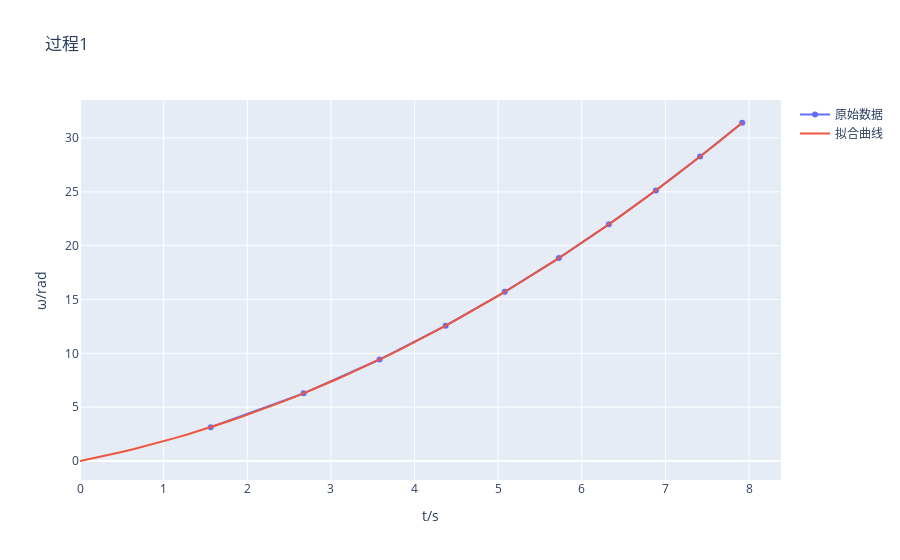

Source (notebook cell):
### Markdown cell above
空盘
1.463 2.473 3.304 4.018 4.663 5.247 5.793 6.300 6.782 7.235
7.679 8.123 8.573 9.024 9.482 9.940 10.406 10.871 11.345 11.820


1.448 2.458 3.279 3.992 4.628 5.210 5.748 6.252 6.77 7.178
7.614 8.054 8.496 8.942 9.390 9.842 10.296 10.754 11.215 11.680


1.493 2.515 3.343 4.059 4.697 5.281 5.820 6.325 6.801 7.253
7.689 8.127 8.568 9.012 9.459 9.909 10.362 10.818 11.277 11.740

环
1.660 2.347 3.819 4.665 5.422 6.115 6.756 7.358 7.904 8.463
8.983 9.506 10.032 10.563 11.096 11.634 12.175 12.720 13.269 13.822

1.672 2.862 3.836 4.684 5.441 6.135 6.777 7.378 7.945 8.484
9.004 9.528 10.054 10.585 11.119 11.657 12.199 12.745 13.294 13.849

1.655 2.838 3.109 4.654 5.411 6.103 6.744 7.345 7.911 8.450
8.969 9.492 10.017 10.547 11.108 11.618 12.158 12.703 13.252 13.806

40
1.421 2.439 3.275 4.003 4.655 5.252 5.805 6.324 6.812 7.277
7.726 8.177 8.631 9.089 9.549 10.014 10.481 10.932 11.426 11.904

1.408 2.422 3.255 3.981 4.632 5.228 5.779 6.297 6.785 7.249
7.697 8.148 8.601 9.058 9.518 9.898 10.919 11.393 11.872

1.473 2.509 3.355 4.089 4.746 5.346 5.902 6.423 6.913.7.319
7.829 8.282 8.738 9.197 9.659 10.126 10.,595 11.068 11.546 12.028

80
1.563 2.674 3.582 4.372 5.079 5.726 6.324 6.886 7.415 7.918
8.404 8.892 9.383 9.878 10.376 10.879 11.385 11.895 12.409 12.928

1.514 2.601 3.508 4.292 4.995 5.639 6.235 6.795 7.322 7.823
8.308 8.795 9.286 9.737 10.278 10.780
11.284 11.794 12.30 12.825

1.505 2.595 3.492 4.275 4.977 5.621 6.216 6.775 7.302 7.804
8.288 8.775 9.264 9.758 10.255 10.756 11.260 11.769 12.281 12.799

120
1.756 3.000 4.017 4.901 5.691 6.414 7.083.7.711 8.301 8.863
9.405 9.950 10.499 11.052 11.609 12.170 12.735 13.505 13.879 14.459

1.752 2.994 4.010.4.893 5.683 6.406 7.075 7.702 8.293 8.854
9.396 9.941 10.489 11.042.11.598 12.159 12.723 13.292 13.866 14.445

1.789.3.092 4.063 4.949 5.740 6.464 7.133 7.760 8.350 8.911
9.453 9.998 10.546 11.098 11.654 12.214 12.778 13.397 13.920 14.498

60cm
0.997 1.747 2.372 2.921 3.415 3.870 4.297 4.731 5.164 5.602
6.041 6.930 7.379 7.832 8.288 8.798 9.212 9.679 10.151 

1.116 1.910 2.560 3.126 3.632 4.533 4.973 5.414 5.859
6.307 6.758 7.212 7.667 8.130 8.594 9.062 9.534 10.010 10.490

1.055 1.828 2.967 3.026 3.57 3.986 4.419 4.854 5.291 5.732
6.125 6.641 7.070 7.522 7.978 8.437 8.899 9.366 9.836 10.310

### Code cell
s='''1.563 2.674 3.582 4.372 5.079 5.726 6.324 6.886 7.415 7.918
8.404 8.892 9.383 9.878 10.376 10.879 11.385 11.895 12.409 12.928'''

data1=s.split("\n")[0].split(" ")
data2=s.split("\n")[1].split(" ")
import pandas as pd
S1=pd.Series([float(i) for i in data1])
S2=pd.Series([float(i) for i in data2])
tmp=pd.concat([S1,S2],0,ignore_index=True)
import numpy as np

y=np.linspace(np.pi,10*np.pi,10)
y2=np.linspace(11*np.pi,20*np.pi,10)

# y=np.linspace(np.pi,6*np.pi,6)
# y2=np.linspace(7*np.pi,20*np.pi,14)

import cufflinks as cf
from plotly import graph_objects as go
fig=go.Figure()
X=np.linspace(0,float(data1[-1]))

# X=np.linspace(0,tmp[5],100)
# S1=tmp[:6]
# S2=tmp[6:]

pred=np.polyfit(S1, y, 2)

Y=pred[2]+pred[1]*X+pred[0]*X**2
fig.add_trace( go.Scatter(x=S1,y=y,name='原始数据'))
fig.add_trace( go.Scatter(x=X,y=Y,name='拟合曲线'))
fig.update_layout(title='过程1',
                  xaxis_title='t/s',yaxis_title='ω/rad')
fig.show()
